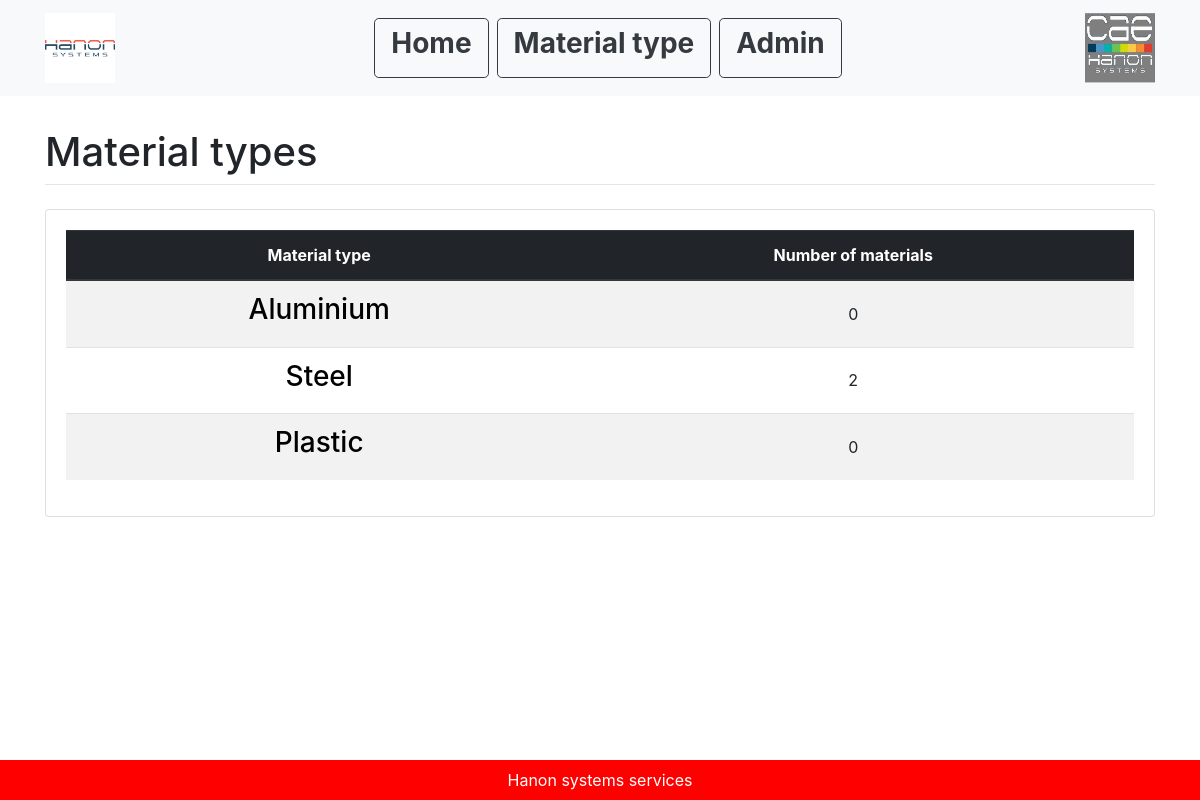
/material_type_list/, run on an earlier commit of the app's database.
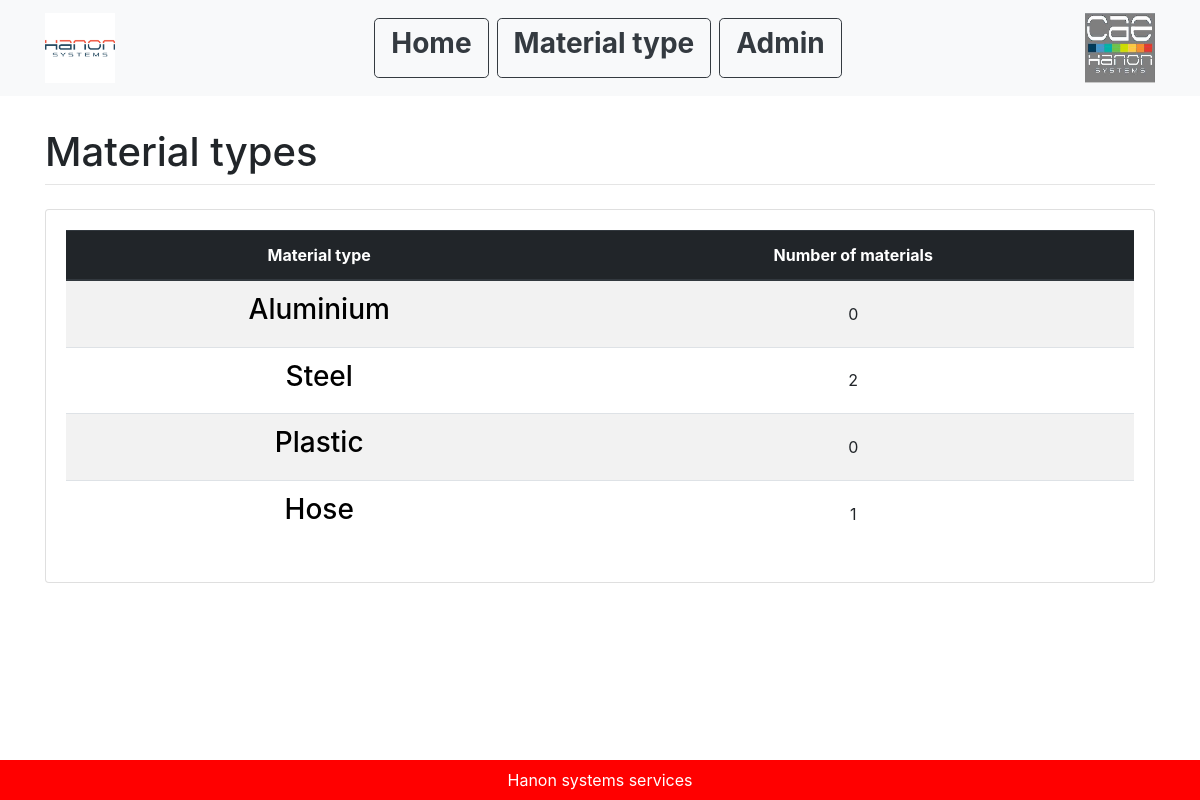
And on a later commit of the database.
### main/models.py (models this page shows, shortened)
class MaterialType(models.Model):
    name = models.CharField(max_length=200, unique=True)

### main/views.py (the view)
# urls.py: path('material_type_list/', views.material_type_list, name="material_type_list"),
def material_type_list(response):
    mat_type_ls = MaterialType.objects.all()
    count_ls = {}
    for mat_type in mat_type_ls:
        mat_id = mat_type.id
        count_ls[mat_type] = Material.objects.filter(material_type_id=mat_id).count()
        if Material.objects.filter(material_type_id=mat_id).count() == 0:
            count_ls[mat_type] = Hose.objects.filter(material_type_id=mat_id).count()
    return render(response, "main/material_type_list.html", {
                      "count_ls": count_ls,
                   })

### main/templates/main/material_type_list.html (shortened to what this page needs)
{% extends "main/base.html" %}
{% block content %}
<br>
<h1 class="mt-2">Material types</h1>
    <hr class="mt-0 mb-4">
<div class="card card-body">
    <table class="table table-striped">
        <thead class="thead-dark">
        <tr>
            <th class="text-center align-middle" scope="col">Material type</th>
            <th class="text-center align-middle" scope="col">Number of materials</th>
        </tr>
        </thead>
        <tbody>
            {% for item,count in count_ls.items%}
            <tr>
                <td class="text-center align-middle">
                    <a href="{%url 'material_list' item.id%}"><h3 style="color:black">{{ item.name }}</h3></a>
                </td>
                <td class="text-center align-middle">{{ count }}</td>
            </tr>
            {% endfor %}
        </tbody>
    </table>
</div>
<br>
{% endblock %}

### main/templates/main/base.html (shortened to what this page needs)
<!DOCTYPE html>
<html lang="en">
{% load static %}
<head>
    <link rel="stylesheet" href="https://stackpath.bootstrapcdn.com/bootstrap/4.1.3/css/bootstrap.min.css">
</head>
<body>
    <nav class="navbar navbar-expand-lg navbar-light bg-light">
        <div class =container>
          <a class="navbar-brand" href="#">
              <img src="{% static 'main/images/hanon.png' %}" width="70" height="70" alt="">
          </a>
          <div class="collapse navbar-collapse" id="navbarNav">
            <ul class="navbar-nav mx-auto">
              <li class="nav-item">
                <a class="btn btn-outline-dark btn-lg mr-2" href="/"><h3><strong>Home</strong></h3></a>
              </li>
              <li class="nav-item">
                <a class="btn btn-outline-dark btn-lg mr-2" href="/material_type_list"><h3><strong>Material type</strong></h3></a>
              </li>
              <li class="nav-item">
                <a class="btn btn-outline-dark btn-lg" href="/admin"><h3><strong>Admin</strong></h3></a>
              </li>
            </ul>
              <ul class="navbar-nav">
              <li class="nav-item">
                <img src="{% static 'main/images/cae.png' %}" width="70" height="70" class="social">
              </li>
            </ul>
          </div>
      </div>
    </nav>
    <div class="container">
    {% block content %}
    {% endblock %}
    </div>
</body>
<footer>
  <div class="text-center p-2 fixed-bottom " style="background-color: red">
    <a class="text-white" href="https://www.hanonsystems.com/">Hanon systems services</a>
  </div>
</footer>
</html>

What changed in the data, as far as the page shows it:
added MaterialType: name "Hose", count "1"
